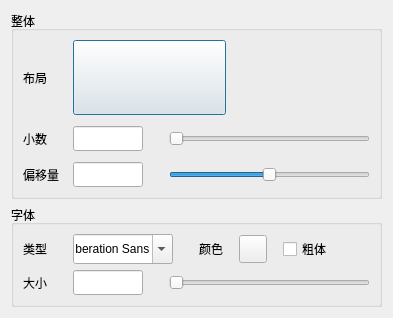
<?xml version="1.0" encoding="UTF-8"?>
<ui version="4.0">
 <class>CRulerScaleTextDialog</class>
 <widget class="QDialog" name="CRulerScaleTextDialog">
  <property name="geometry">
   <rect>
    <x>0</x>
    <y>0</y>
    <width>393</width>
    <height>318</height>
   </rect>
  </property>
  <property name="windowTitle">
   <string>Dialog</string>
  </property>
  <layout class="QGridLayout" name="gridLayout_3">
   <item row="0" column="0">
    <widget class="QGroupBox" name="groupBox">
     <property name="title">
      <string>整体</string>
     </property>
     <layout class="QGridLayout" name="gridLayout">
      <item row="0" column="0">
       <layout class="QVBoxLayout" name="verticalLayout">
        <item>
         <layout class="QHBoxLayout" name="horizontalLayout">
          <item>
           <widget class="QLabel" name="label_38">
            <property name="text">
             <string>布局</string>
            </property>
           </widget>
          </item>
          <item>
           <spacer name="horizontalSpacer_2">
            <property name="orientation">
             <enum>Qt::Horizontal</enum>
            </property>
            <property name="sizeType">
             <enum>QSizePolicy::Fixed</enum>
            </property>
            <property name="sizeHint" stdset="0">
             <size>
              <width>20</width>
              <height>20</height>
             </size>
            </property>
           </spacer>
          </item>
          <item>
           <widget class="QPushButton" name="rTextStyleBtn">
            <property name="minimumSize">
             <size>
              <width>153</width>
              <height>75</height>
             </size>
            </property>
            <property name="maximumSize">
             <size>
              <width>153</width>
              <height>75</height>
             </size>
            </property>
            <property name="text">
             <string/>
            </property>
           </widget>
          </item>
          <item>
           <spacer name="horizontalSpacer_3">
            <property name="orientation">
             <enum>Qt::Horizontal</enum>
            </property>
            <property name="sizeHint" stdset="0">
             <size>
              <width>40</width>
              <height>20</height>
             </size>
            </property>
           </spacer>
          </item>
         </layout>
        </item>
        <item>
         <spacer name="verticalSpacer">
          <property name="orientation">
           <enum>Qt::Vertical</enum>
          </property>
          <property name="sizeType">
           <enum>QSizePolicy::Expanding</enum>
          </property>
          <property name="sizeHint" stdset="0">
           <size>
            <width>20</width>
            <height>20</height>
           </size>
          </property>
         </spacer>
        </item>
        <item>
         <layout class="QHBoxLayout" name="horizontalLayout_2">
          <item>
           <widget class="QLabel" name="label_39">
            <property name="text">
             <string>小数</string>
            </property>
           </widget>
          </item>
          <item>
           <spacer name="horizontalSpacer">
            <property name="orientation">
             <enum>Qt::Horizontal</enum>
            </property>
            <property name="sizeType">
             <enum>QSizePolicy::Fixed</enum>
            </property>
            <property name="sizeHint" stdset="0">
             <size>
              <width>20</width>
              <height>20</height>
             </size>
            </property>
           </spacer>
          </item>
          <item>
           <widget class="QLineEdit" name="rDecimalsEdit">
            <property name="minimumSize">
             <size>
              <width>70</width>
              <height>25</height>
             </size>
            </property>
            <property name="maximumSize">
             <size>
              <width>70</width>
              <height>25</height>
             </size>
            </property>
           </widget>
          </item>
          <item>
           <spacer name="horizontalSpacer_4">
            <property name="orientation">
             <enum>Qt::Horizontal</enum>
            </property>
            <property name="sizeType">
             <enum>QSizePolicy::Fixed</enum>
            </property>
            <property name="sizeHint" stdset="0">
             <size>
              <width>20</width>
              <height>20</height>
             </size>
            </property>
           </spacer>
          </item>
          <item>
           <widget class="QSlider" name="rDecimalsSlider">
            <property name="maximum">
             <number>5</number>
            </property>
            <property name="orientation">
             <enum>Qt::Horizontal</enum>
            </property>
           </widget>
          </item>
         </layout>
        </item>
        <item>
         <spacer name="verticalSpacer_2">
          <property name="orientation">
           <enum>Qt::Vertical</enum>
          </property>
          <property name="sizeType">
           <enum>QSizePolicy::Expanding</enum>
          </property>
          <property name="sizeHint" stdset="0">
           <size>
            <width>20</width>
            <height>20</height>
           </size>
          </property>
         </spacer>
        </item>
        <item>
         <layout class="QHBoxLayout" name="horizontalLayout_3">
          <item>
           <widget class="QLabel" name="label_40">
            <property name="text">
             <string>偏移量</string>
            </property>
           </widget>
          </item>
          <item>
           <spacer name="horizontalSpacer_5">
            <property name="orientation">
             <enum>Qt::Horizontal</enum>
            </property>
            <property name="sizeType">
             <enum>QSizePolicy::Fixed</enum>
            </property>
            <property name="sizeHint" stdset="0">
             <size>
              <width>8</width>
              <height>20</height>
             </size>
            </property>
           </spacer>
          </item>
          <item>
           <widget class="QLineEdit" name="rOffsetEdit">
            <property name="minimumSize">
             <size>
              <width>70</width>
              <height>25</height>
             </size>
            </property>
            <property name="maximumSize">
             <size>
              <width>70</width>
              <height>25</height>
             </size>
            </property>
           </widget>
          </item>
          <item>
           <spacer name="horizontalSpacer_6">
            <property name="orientation">
             <enum>Qt::Horizontal</enum>
            </property>
            <property name="sizeType">
             <enum>QSizePolicy::Fixed</enum>
            </property>
            <property name="sizeHint" stdset="0">
             <size>
              <width>20</width>
              <height>20</height>
             </size>
            </property>
           </spacer>
          </item>
          <item>
           <widget class="QSlider" name="rOffsetSlider">
            <property name="minimum">
             <number>-550</number>
            </property>
            <property name="maximum">
             <number>550</number>
            </property>
            <property name="orientation">
             <enum>Qt::Horizontal</enum>
            </property>
           </widget>
          </item>
         </layout>
        </item>
       </layout>
      </item>
     </layout>
    </widget>
   </item>
   <item row="1" column="0">
    <widget class="QGroupBox" name="groupBox_2">
     <property name="title">
      <string>字体</string>
     </property>
     <layout class="QGridLayout" name="gridLayout_2">
      <item row="0" column="0">
       <layout class="QVBoxLayout" name="verticalLayout_2">
        <item>
         <layout class="QHBoxLayout" name="horizontalLayout_4">
          <item>
           <widget class="QLabel" name="label_41">
            <property name="text">
             <string>类型</string>
            </property>
           </widget>
          </item>
          <item>
           <spacer name="horizontalSpacer_7">
            <property name="orientation">
             <enum>Qt::Horizontal</enum>
            </property>
            <property name="sizeType">
             <enum>QSizePolicy::Fixed</enum>
            </property>
            <property name="sizeHint" stdset="0">
             <size>
              <width>20</width>
              <height>20</height>
             </size>
            </property>
           </spacer>
          </item>
          <item>
           <widget class="QFontComboBox" name="rFontComboBox">
            <property name="minimumSize">
             <size>
              <width>100</width>
              <height>30</height>
             </size>
            </property>
            <property name="maximumSize">
             <size>
              <width>100</width>
              <height>30</height>
             </size>
            </property>
           </widget>
          </item>
          <item>
           <spacer name="horizontalSpacer_8">
            <property name="orientation">
             <enum>Qt::Horizontal</enum>
            </property>
            <property name="sizeType">
             <enum>QSizePolicy::Fixed</enum>
            </property>
            <property name="sizeHint" stdset="0">
             <size>
              <width>20</width>
              <height>20</height>
             </size>
            </property>
           </spacer>
          </item>
          <item>
           <widget class="QLabel" name="label_42">
            <property name="text">
             <string>颜色</string>
            </property>
           </widget>
          </item>
          <item>
           <spacer name="horizontalSpacer_9">
            <property name="orientation">
             <enum>Qt::Horizontal</enum>
            </property>
            <property name="sizeType">
             <enum>QSizePolicy::Fixed</enum>
            </property>
            <property name="sizeHint" stdset="0">
             <size>
              <width>10</width>
              <height>20</height>
             </size>
            </property>
           </spacer>
          </item>
          <item>
           <widget class="QPushButton" name="rColorBtn">
            <property name="minimumSize">
             <size>
              <width>28</width>
              <height>28</height>
             </size>
            </property>
            <property name="maximumSize">
             <size>
              <width>28</width>
              <height>28</height>
             </size>
            </property>
            <property name="text">
             <string/>
            </property>
           </widget>
          </item>
          <item>
           <spacer name="horizontalSpacer_10">
            <property name="orientation">
             <enum>Qt::Horizontal</enum>
            </property>
            <property name="sizeType">
             <enum>QSizePolicy::Fixed</enum>
            </property>
            <property name="sizeHint" stdset="0">
             <size>
              <width>10</width>
              <height>20</height>
             </size>
            </property>
           </spacer>
          </item>
          <item>
           <widget class="QCheckBox" name="rBoldCheckBox">
            <property name="text">
             <string>粗体</string>
            </property>
           </widget>
          </item>
          <item>
           <spacer name="horizontalSpacer_11">
            <property name="orientation">
             <enum>Qt::Horizontal</enum>
            </property>
            <property name="sizeHint" stdset="0">
             <size>
              <width>40</width>
              <height>20</height>
             </size>
            </property>
           </spacer>
          </item>
         </layout>
        </item>
        <item>
         <spacer name="verticalSpacer_3">
          <property name="orientation">
           <enum>Qt::Vertical</enum>
          </property>
          <property name="sizeType">
           <enum>QSizePolicy::Expanding</enum>
          </property>
          <property name="sizeHint" stdset="0">
           <size>
            <width>20</width>
            <height>20</height>
           </size>
          </property>
         </spacer>
        </item>
        <item>
         <layout class="QHBoxLayout" name="horizontalLayout_5">
          <item>
           <widget class="QLabel" name="label_43">
            <property name="text">
             <string>大小</string>
            </property>
           </widget>
          </item>
          <item>
           <spacer name="horizontalSpacer_12">
            <property name="orientation">
             <enum>Qt::Horizontal</enum>
            </property>
            <property name="sizeType">
             <enum>QSizePolicy::Fixed</enum>
            </property>
            <property name="sizeHint" stdset="0">
             <size>
              <width>20</width>
              <height>20</height>
             </size>
            </property>
           </spacer>
          </item>
          <item>
           <widget class="QLineEdit" name="rSizeEdit">
            <property name="minimumSize">
             <size>
              <width>70</width>
              <height>25</height>
             </size>
            </property>
            <property name="maximumSize">
             <size>
              <width>70</width>
              <height>25</height>
             </size>
            </property>
           </widget>
          </item>
          <item>
           <spacer name="horizontalSpacer_13">
            <property name="orientation">
             <enum>Qt::Horizontal</enum>
            </property>
            <property name="sizeType">
             <enum>QSizePolicy::Fixed</enum>
            </property>
            <property name="sizeHint" stdset="0">
             <size>
              <width>20</width>
              <height>20</height>
             </size>
            </property>
           </spacer>
          </item>
          <item>
           <widget class="QSlider" name="rSizeSlider">
            <property name="minimum">
             <number>10</number>
            </property>
            <property name="maximum">
             <number>200</number>
            </property>
            <property name="orientation">
             <enum>Qt::Horizontal</enum>
            </property>
           </widget>
          </item>
         </layout>
        </item>
       </layout>
      </item>
     </layout>
    </widget>
   </item>
  </layout>
 </widget>
 <resources/>
 <connections/>
</ui>
